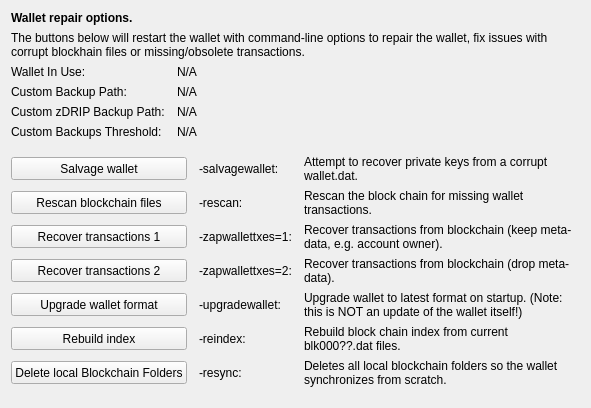
     <widget class="QWidget" name="tab_repair">
      <attribute name="title">
       <string>&amp;Wallet Repair</string>
      </attribute>
      <layout class="QGridLayout" name="gridLayout_4" columnstretch="0,0,0,0">
       <property name="horizontalSpacing">
        <number>12</number>
       </property>
       <item row="0" column="0" colspan="4">
        <widget class="QLabel" name="label_repair_header">
         <property name="font">
          <font>
           <weight>75</weight>
           <bold>true</bold>
          </font>
         </property>
         <property name="text">
          <string>Wallet repair options.</string>
         </property>
        </widget>
       </item>
       <item row="1" column="0" colspan="4">
        <widget class="QLabel" name="label_repair_helptext">
         <property name="font">
          <font>
           <weight>50</weight>
           <bold>false</bold>
          </font>
         </property>
         <property name="text">
          <string>The buttons below will restart the wallet with command-line options to repair the wallet, fix issues with corrupt blockhain files or missing/obsolete transactions.</string>
         </property>
         <property name="wordWrap">
          <bool>true</bool>
         </property>
        </widget>
       </item>
       <item row="2" column="0">
        <widget class="QLabel" name="wallet_path_label">
         <property name="text">
          <string>Wallet In Use:</string>
         </property>
        </widget>
       </item>
       <item row="2" column="1" colspan="3">
        <widget class="QLabel" name="wallet_path">
         <property name="cursor">
          <cursorShape>IBeamCursor</cursorShape>
         </property>
         <property name="text">
          <string>N/A</string>
         </property>
         <property name="textFormat">
          <enum>Qt::PlainText</enum>
         </property>
         <property name="textInteractionFlags">
          <set>Qt::LinksAccessibleByMouse|Qt::TextSelectableByKeyboard|Qt::TextSelectableByMouse</set>
         </property>
        </widget>
       </item>
       <item row="3" column="0">
        <widget class="QLabel" name="wallet_custombackuppath_label">
         <property name="text">
          <string>Custom Backup Path:</string>
         </property>
         <property name="visible">
          <bool>false</bool>
         </property>
        </widget>
       </item>
       <item row="3" column="1" colspan="3">
        <widget class="QLabel" name="wallet_custombackuppath">
         <property name="cursor">
          <cursorShape>IBeamCursor</cursorShape>
         </property>
         <property name="text">
          <string>N/A</string>
         </property>
         <property name="textFormat">
          <enum>Qt::PlainText</enum>
         </property>
         <property name="textInteractionFlags">
          <set>Qt::LinksAccessibleByMouse|Qt::TextSelectableByKeyboard|Qt::TextSelectableByMouse</set>
         </property>
         <property name="visible">
          <bool>false</bool>
         </property>
        </widget>
       </item>
       <item row="4" column="0">
        <widget class="QLabel" name="wallet_customzdripbackuppath_label">
         <property name="text">
          <string>Custom zDRIP Backup Path:</string>
         </property>
         <property name="visible">
          <bool>false</bool>
         </property>
        </widget>
       </item>
       <item row="4" column="1" colspan="3">
        <widget class="QLabel" name="wallet_customzdripbackuppath">
         <property name="cursor">
          <cursorShape>IBeamCursor</cursorShape>
         </property>
         <property name="text">
          <string>N/A</string>
         </property>
         <property name="textFormat">
          <enum>Qt::PlainText</enum>
         </property>
         <property name="textInteractionFlags">
          <set>Qt::LinksAccessibleByMouse|Qt::TextSelectableByKeyboard|Qt::TextSelectableByMouse</set>
         </property>
         <property name="visible">
          <bool>false</bool>
         </property>
        </widget>
       </item>
       <item row="5" column="0">
        <widget class="QLabel" name="wallet_custombackupthreshold_label">
         <property name="text">
          <string>Custom Backups Threshold:</string>
         </property>
         <property name="visible">
          <bool>false</bool>
         </property>
        </widget>
       </item>
       <item row="5" column="1" colspan="3">
        <widget class="QLabel" name="wallet_custombackupthreshold">
         <property name="cursor">
          <cursorShape>IBeamCursor</cursorShape>
         </property>
         <property name="text">
          <string>N/A</string>
         </property>
         <property name="textFormat">
          <enum>Qt::PlainText</enum>
         </property>
         <property name="textInteractionFlags">
          <set>Qt::LinksAccessibleByMouse|Qt::TextSelectableByKeyboard|Qt::TextSelectableByMouse</set>
         </property>
         <property name="visible">
          <bool>false</bool>
         </property>
        </widget>
       </item>
       <item row="6" column="0">
        <spacer name="verticalSpacer_repair1">
         <property name="orientation">
          <enum>Qt::Vertical</enum>
         </property>
         <property name="sizeHint" stdset="0">
          <size>
           <width>10</width>
           <height>10</height>
          </size>
         </property>
        </spacer>
       </item>
       <item row="7" column="0" colspan="2">
        <widget class="QPushButton" name="btn_salvagewallet">
         <property name="minimumSize">
          <size>
           <width>100</width>
           <height>23</height>
          </size>
         </property>
         <property name="text">
          <string>Salvage wallet</string>
         </property>
        </widget>
       </item>
       <item row="7" column="2">
        <widget class="QLabel" name="label_repair_salvage_command">
         <property name="text">
          <string notr="true">-salvagewallet:</string>
         </property>
        </widget>
       </item>
       <item row="7" column="3">
        <widget class="QLabel" name="label_repair_salvage">
         <property name="text">
          <string>Attempt to recover private keys from a corrupt wallet.dat.</string>
         </property>
         <property name="wordWrap">
          <bool>true</bool>
         </property>
        </widget>
       </item>
       <item row="8" column="0" colspan="2">
        <widget class="QPushButton" name="btn_rescan">
         <property name="minimumSize">
          <size>
           <width>100</width>
           <height>23</height>
          </size>
         </property>
         <property name="text">
          <string>Rescan blockchain files</string>
         </property>
        </widget>
       </item>
       <item row="8" column="2">
        <widget class="QLabel" name="label_repair_rescan_command">
         <property name="text">
          <string notr="true">-rescan:</string>
         </property>
        </widget>
       </item>
       <item row="8" column="3">
        <widget class="QLabel" name="label_repair_rescan">
         <property name="text">
          <string>Rescan the block chain for missing wallet transactions.</string>
         </property>
         <property name="wordWrap">
          <bool>true</bool>
         </property>
        </widget>
       </item>
       <item row="9" column="0" colspan="2">
        <widget class="QPushButton" name="btn_zapwallettxes1">
         <property name="minimumSize">
          <size>
           <width>100</width>
           <height>23</height>
          </size>
         </property>
         <property name="text">
          <string>Recover transactions 1</string>
         </property>
        </widget>
       </item>
       <item row="9" column="2">
        <widget class="QLabel" name="label_repair_zap1_command">
         <property name="text">
          <string notr="true">-zapwallettxes=1:</string>
         </property>
        </widget>
       </item>
       <item row="9" column="3">
        <widget class="QLabel" name="label_repair_zap1">
         <property name="text">
          <string>Recover transactions from blockchain (keep meta-data, e.g. account owner).</string>
         </property>
         <property name="wordWrap">
          <bool>true</bool>
         </property>
        </widget>
       </item>
       <item row="10" column="0" colspan="2">
        <widget class="QPushButton" name="btn_zapwallettxes2">
         <property name="minimumSize">
          <size>
           <width>100</width>
           <height>23</height>
          </size>
         </property>
         <property name="text">
          <string>Recover transactions 2</string>
         </property>
        </widget>
       </item>
       <item row="10" column="2">
        <widget class="QLabel" name="label_repair_zap2_command">
         <property name="text">
          <string notr="true">-zapwallettxes=2:</string>
         </property>
        </widget>
       </item>
       <item row="10" column="3">
        <widget class="QLabel" name="label_repair_zap2">
         <property name="text">
          <string>Recover transactions from blockchain (drop meta-data).</string>
         </property>
         <property name="wordWrap">
          <bool>true</bool>
         </property>
        </widget>
       </item>
       <item row="11" column="0" colspan="2">
        <widget class="QPushButton" name="btn_upgradewallet">
         <property name="minimumSize">
          <size>
           <width>100</width>
           <height>23</height>
          </size>
         </property>
         <property name="text">
          <string>Upgrade wallet format</string>
         </property>
        </widget>
       </item>
       <item row="11" column="2">
        <widget class="QLabel" name="label_repair_upgrade_command">
         <property name="text">
          <string notr="true">-upgradewallet:</string>
         </property>
        </widget>
       </item>
       <item row="11" column="3">
        <widget class="QLabel" name="label_repair_upgrade">
         <property name="text">
          <string>Upgrade wallet to latest format on startup. (Note: this is NOT an update of the wallet itself!)</string>
         </property>
         <property name="wordWrap">
          <bool>true</bool>
         </property>
        </widget>
       </item>
       <item row="12" column="0" colspan="2">
        <widget class="QPushButton" name="btn_reindex">
         <property name="minimumSize">
          <size>
           <width>100</width>
           <height>23</height>
          </size>
         </property>
         <property name="text">
          <string>Rebuild index</string>
         </property>
        </widget>
       </item>
       <item row="12" column="2">
        <widget class="QLabel" name="label_repair_reindex_command">
         <property name="text">
          <string notr="true">-reindex:</string>
         </property>
        </widget>
       </item>
       <item row="12" column="3">
        <widget class="QLabel" name="label_repair_reindex">
         <property name="text">
          <string>Rebuild block chain index from current blk000??.dat files.</string>
         </property>
         <property name="wordWrap">
          <bool>true</bool>
         </property>
        </widget>
       </item>
       <item row="13" column="0" colspan="2">
        <widget class="QPushButton" name="btn_resync">
         <property name="minimumSize">
          <size>
           <width>100</width>
           <height>23</height>
          </size>
         </property>
         <property name="text">
          <string>Delete local Blockchain Folders</string>
         </property>
        </widget>
       </item>
       <item row="13" column="2">
        <widget class="QLabel" name="label_repair_resync_command">
         <property name="text">
          <string>-resync:</string>
         </property>
        </widget>
       </item>
       <item row="13" column="3">
        <widget class="QLabel" name="label_repair_resync">
         <property name="text">
          <string>Deletes all local blockchain folders so the wallet synchronizes from scratch.</string>
         </property>
         <property name="wordWrap">
          <bool>true</bool>
         </property>
        </widget>
       </item>
       <item row="14" column="0">
        <spacer name="verticalSpacer_repair2">
         <property name="orientation">
          <enum>Qt::Vertical</enum>
         </property>
         <property name="sizeHint" stdset="0">
          <size>
           <width>20</width>
           <height>10</height>
          </size>
         </property>
        </spacer>
       </item>
      </layout>
     </widget>
